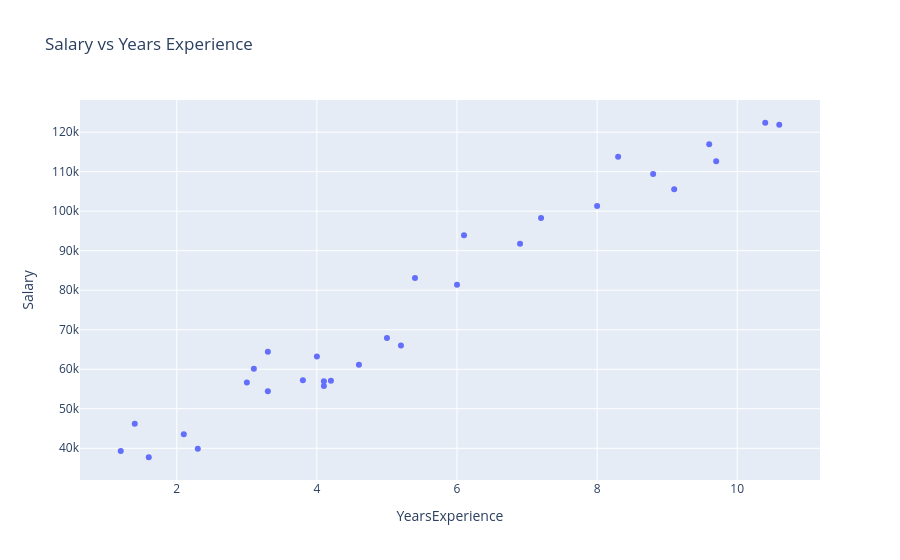
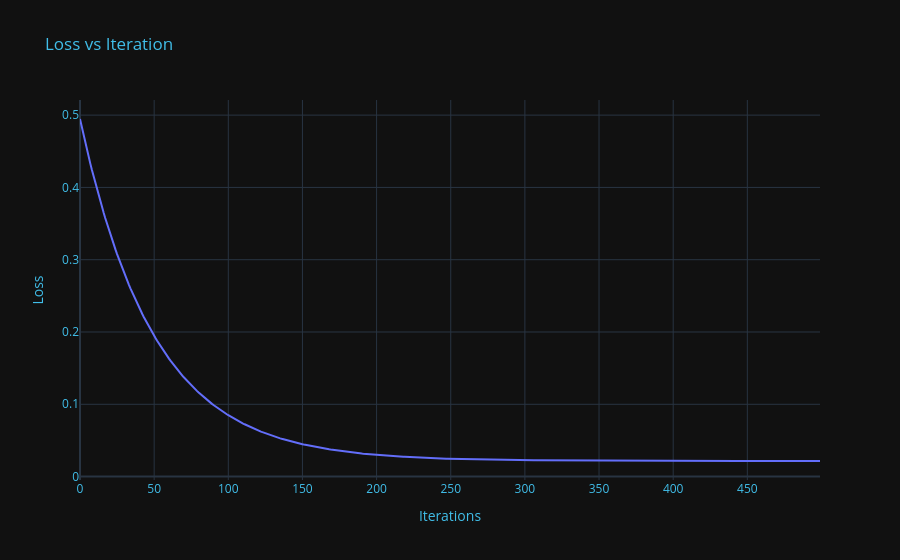
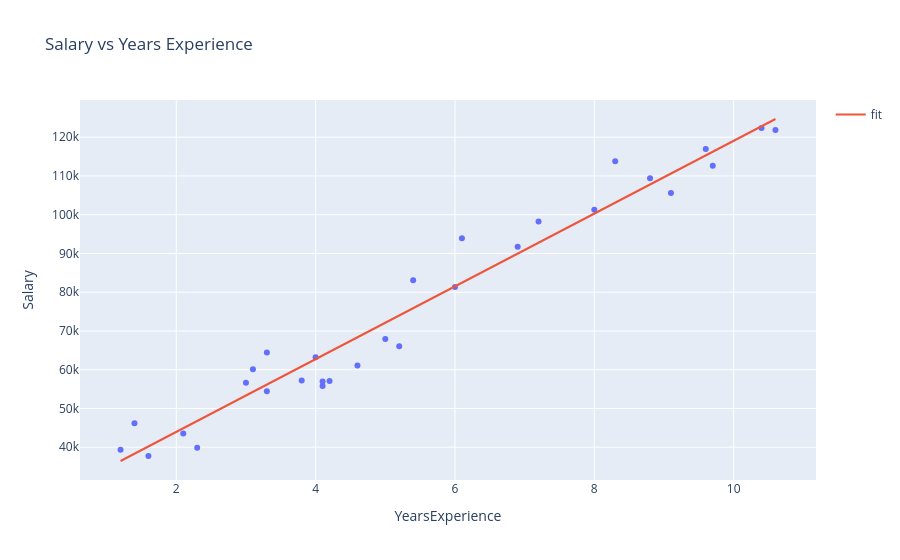

Notebook source saved alongside these figures, in order:
### Markdown cell above
# Linear Regression

Linear regression is used when there's a clear linear relationship between a dependent (output) target variable and an independent (input) variable. The result is a line of best fit that tries to get as close to as many points as possible.

---

## The Model

$$ f_{w,b}(x) = w \cdot x + b $$

Where each variable represents:

- $f_{w,b}(x)$: The predicted y value according to the given inputs
- $b$: The y-intercept (the bias)
- $w$: The slope of the line of best fit (the weight)
- $x$: The input value

---

## The Loss / Cost Function

To find the line of best fit we need to calculate the loss, which measures how far the line is from the actual results. The loss function used is Mean Squared Error (MSE), which measures the error by squaring the difference between the predicted and actual value of y. By summing all squared errors and dividing by $2m$ we get the average squared error of the line, telling us how wrong it is on average. The $\frac{1}{2}$ is a convenience factor, it cancels out cleanly when we take the derivative later. Our goal is to minimize this cost.

$$J(w,b) = \frac{1}{2m} \sum_{i=1}^{m} (f_{w,b}(x^{(i)}) - y^{(i)})^2$$

Where:

- $J(w,b)$: The cost
- $m$: The number of training examples
- $i$: Denotes which example we are on
- $x^{(i)}$: The $i$ th input value
- $y^{(i)}$: The $i$ th actual output value

---

## Gradient Descent

To minimize the cost we use gradient descent. We compute the partial derivatives of $J(w,b)$ with respect to $w$ and $b$, these tell us the slope of the cost function at the current values. Since the gradient points uphill, we subtract it from our parameters to move downhill toward the minimum. $\alpha$ is the learning rate, controlling how large each step is.

The update rules are:

$$w := w - \alpha \frac{\partial J(w,b)}{\partial w}$$

$$b := b - \alpha \frac{\partial J(w,b)}{\partial b}$$

Where the partial derivatives expand to:

$$\frac{\partial J(w,b)}{\partial w} = \frac{1}{m} \sum_{i=1}^{m} (f_{w,b}(x^{(i)}) - y^{(i)}) x^{(i)}$$

$$\frac{\partial J(w,b)}{\partial b} = \frac{1}{m} \sum_{i=1}^{m} (f_{w,b}(x^{(i)}) - y^{(i)})$$

Notice the derivative for $w$ has an extra $x^{(i)}$ term compared to $b$, which comes from the chain rule, since $w$ is multiplied by $x$ in the model.

---

### Code cell
import numpy as np
import pandas as pd
import plotly.express as px
from sklearn.linear_model import LinearRegression as lr
from sklearn.metrics import mean_squared_error, r2_score
import pickle

def standardize_x(x_new):
    return (x_new - np.mean(x_train)) / np.std(x_train)

def standardize_y(y_new):
    return (y_new - np.mean(y_train)) / np.std(y_train)

class LinearRegression:
    
    def __init__(self, learning_rate):
        self.learning_rate = learning_rate
        self.w = np.random.randn() * .01
        self.b = 0
    
    def predict(self, x_train):
        return x_train * self.w + self.b

    def loss(self, x_train, y_train):
        m = len(x_train)
        loss = (1/(2*m))* (np.sum((self.predict(x_train) - y_train)**2))
        return loss
    
    def gradient_descent(self, x_train, y_train):
        m = len(x_train)
        weight_partial = (1/m) * np.sum((self.predict(x_train)-y_train) * x_train)
        bias_partial = (1/m) * np.sum(self.predict(x_train)-y_train)
        
        self.w -= self.learning_rate * weight_partial
        self.b -= self.learning_rate * bias_partial
    
    def fit(self, x_train, y_train, epochs):
        self.x = x_train
        self.y = y_train
        
        losses = []
        
        for i in range(epochs):
            loss = self.loss(x_train, y_train)
            self.gradient_descent(x_train, y_train)
            losses.append(loss)
        
        fig = px.line(y=losses, title="Loss vs Iteration", template="plotly_dark")
        fig.update_layout(
            title_font_color="#41BEE9",
            xaxis=dict(color="#41BEE9", title="Iterations"),
            yaxis=dict(color="#41BEE9", title="Loss")
        )

        fig.show()
            
data = pd.read_csv('../data/Salary_dataset.csv')
test_datasets = {
    'Test Set 1': pd.DataFrame({
        'YearsExperience': [1.0, 1.8, 2.5, 3.5, 4.5, 5.5, 6.5, 7.5, 8.5, 9.0, 10.0, 11.0, 12.0],
        'Salary':          [41000, 38500, 55000, 52000, 71000, 69000, 79000, 102000, 95000, 118000, 108000, 125000, 142000]
    }),
    'Test Set 2': pd.DataFrame({ #contains outliers
        'YearsExperience': [1.0, 1.8, 2.5, 3.5, 4.5, 5.5, 6.5, 7.5, 8.5, 9.0, 10.0, 11.0, 12.0],
        'Salary':          [41000, 38500, 55000, 52000, 71000, 150000, 79000, 102000, 28000, 118000, 108000, 195000, 142000]
    }),
    'Test Set 3': pd.DataFrame({
        'YearsExperience': [1.5, 2.0, 3.0, 4.0, 5.0, 6.0, 7.0, 8.0, 9.5, 10.5, 11.5, 12.5, 13.0],
        'Salary':          [40000, 45000, 53000, 61000, 72000, 85000, 93000, 99000, 115000, 119000, 131000, 139000, 145000]
    }),
    'Test Set 4': pd.DataFrame({ #This one is non-linear
    'YearsExperience': [1.0, 1.8, 2.5, 3.5, 4.5, 5.5, 6.5, 7.5, 8.5, 9.0, 10.0, 11.0, 12.0],
    'Salary':          [90000, 85000, 88000, 40000, 42000, 38000, 92000, 95000, 41000, 88000, 44000, 91000, 39000]
})
}

x_train = data['YearsExperience']
y_train = data['Salary']

fig = px.scatter(data, x='YearsExperience', y='Salary', title="Salary vs Years Experience")
fig.show() #Plot out the points of the data

x_train_scaled= standardize_x(x_train)
y_train_scaled = standardize_y(y_train)


model = LinearRegression(.01)
model.fit(x_train_scaled, y_train_scaled, 500)

y_pred_scaled = model.predict(x_train_scaled)
y_pred = (y_pred_scaled * np.std(y_train)) + np.mean(y_train)
fig.add_scatter(x=data['YearsExperience'], y=y_pred, mode='lines', name='fit')
fig.show()

### Figure 1 — Plotly figure (JSON) as saved in the notebook; plotly's stock layout.template omitted (floating-point values rounded to 4 significant figures)
{"data": [{"hovertemplate": "YearsExperience=%{x}<br>Salary=%{y}<extra></extra>", "legendgroup": "", "marker": {"color": "#636efa", "symbol": "circle"}, "mode": "markers", "name": "", "orientation": "v", "showlegend": false, "type": "scatter", "x": [1.2, 1.4, 1.6, 2.1, 2.3, 3.0, 3.1, 3.3, 3.3, 3.8, 4.0, 4.1, 4.1, 4.2, 4.6, 5.0, 5.2, 5.4, 6.0, 6.1, 6.9, 7.2, 8.0, 8.3, 8.8, 9.1, 9.6, 9.7, 10.4, 10.6], "xaxis": "x", "y": [39340.0, 46210.0, 37730.0, 43530.0, 39890.0, 56640.0, 60150.0, 54450.0, 64450.0, 57190.0, 63220.0, 55800.0, 56960.0, 57080.0, 61110.0, 67940.0, 66030.0, 83090.0, 81360.0, 93940.0, 91740.0, 98270.0, 101300.0, 113800.0, 109400.0, 105600.0, 117000.0, 112600.0, 122400.0, 121900.0], "yaxis": "y"}], "layout": {"legend": {"tracegroupgap": 0}, "title": {"text": "Salary vs Years Experience"}, "xaxis": {"anchor": "y", "domain": [0, 1], "title": {"text": "YearsExperience"}}, "yaxis": {"anchor": "x", "domain": [0, 1], "title": {"text": "Salary"}}}}

### Figure 2 — Plotly figure (JSON) as saved in the notebook; plotly's stock layout.template omitted (floating-point values rounded to 4 significant figures; data arrays with more than 128 entries replaced by an {"elided": "..."} marker saying what was removed)
{"data": [{"hovertemplate": "x=%{x}<br>y=%{y}<extra></extra>", "legendgroup": "", "line": {"color": "#636efa", "dash": "solid"}, "marker": {"symbol": "circle"}, "mode": "lines", "name": "", "orientation": "v", "showlegend": false, "type": "scatter", "x": {"elided": "500 int values"}, "xaxis": "x", "y": {"elided": "500 float values"}, "yaxis": "y"}], "layout": {"legend": {"tracegroupgap": 0}, "title": {"font": {"color": "#41BEE9"}, "text": "Loss vs Iteration"}, "xaxis": {"anchor": "y", "color": "#41BEE9", "domain": [0, 1], "title": {"text": "Iterations"}}, "yaxis": {"anchor": "x", "color": "#41BEE9", "domain": [0, 1], "title": {"text": "Loss"}}}}

### Figure 3 — Plotly figure (JSON) as saved in the notebook; plotly's stock layout.template omitted (floating-point values rounded to 4 significant figures)
{"data": [{"hovertemplate": "YearsExperience=%{x}<br>Salary=%{y}<extra></extra>", "legendgroup": "", "marker": {"color": "#636efa", "symbol": "circle"}, "mode": "markers", "name": "", "orientation": "v", "showlegend": false, "type": "scatter", "x": [1.2, 1.4, 1.6, 2.1, 2.3, 3.0, 3.1, 3.3, 3.3, 3.8, 4.0, 4.1, 4.1, 4.2, 4.6, 5.0, 5.2, 5.4, 6.0, 6.1, 6.9, 7.2, 8.0, 8.3, 8.8, 9.1, 9.6, 9.7, 10.4, 10.6], "xaxis": "x", "y": [39340.0, 46210.0, 37730.0, 43530.0, 39890.0, 56640.0, 60150.0, 54450.0, 64450.0, 57190.0, 63220.0, 55800.0, 56960.0, 57080.0, 61110.0, 67940.0, 66030.0, 83090.0, 81360.0, 93940.0, 91740.0, 98270.0, 101300.0, 113800.0, 109400.0, 105600.0, 117000.0, 112600.0, 122400.0, 121900.0], "yaxis": "y"}, {"mode": "lines", "name": "fit", "type": "scatter", "x": [1.2, 1.4, 1.6, 2.1, 2.3, 3.0, 3.1, 3.3, 3.3, 3.8, 4.0, 4.1, 4.1, 4.2, 4.6, 5.0, 5.2, 5.4, 6.0, 6.1, 6.9, 7.2, 8.0, 8.3, 8.8, 9.1, 9.6, 9.7, 10.4, 10.6], "y": [36450.0, 38330.0, 40200.0, 44900.0, 46780.0, 53350.0, 54290.0, 56160.0, 56160.0, 60860.0, 62740.0, 63670.0, 63670.0, 64610.0, 68370.0, 72120.0, 74000.0, 75880.0, 81510.0, 82450.0, 89960.0, 92780.0, 100300.0, 103100.0, 107800.0, 110600.0, 115300.0, 116200.0, 122800.0, 124700.0]}], "layout": {"legend": {"tracegroupgap": 0}, "title": {"text": "Salary vs Years Experience"}, "xaxis": {"anchor": "y", "domain": [0, 1], "title": {"text": "YearsExperience"}}, "yaxis": {"anchor": "x", "domain": [0, 1], "title": {"text": "Salary"}}}}
